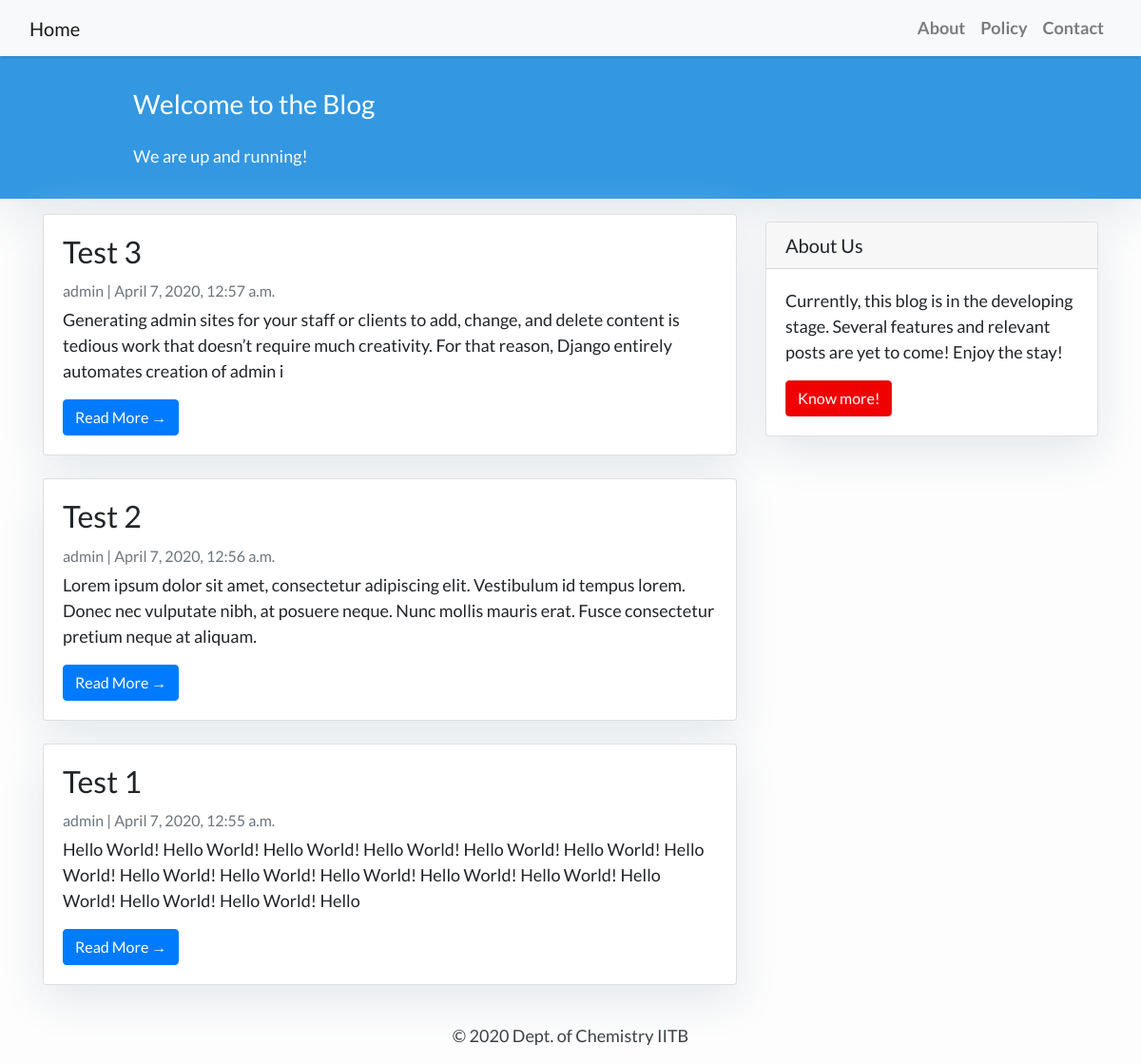
Before: /feed/ with the older database file.
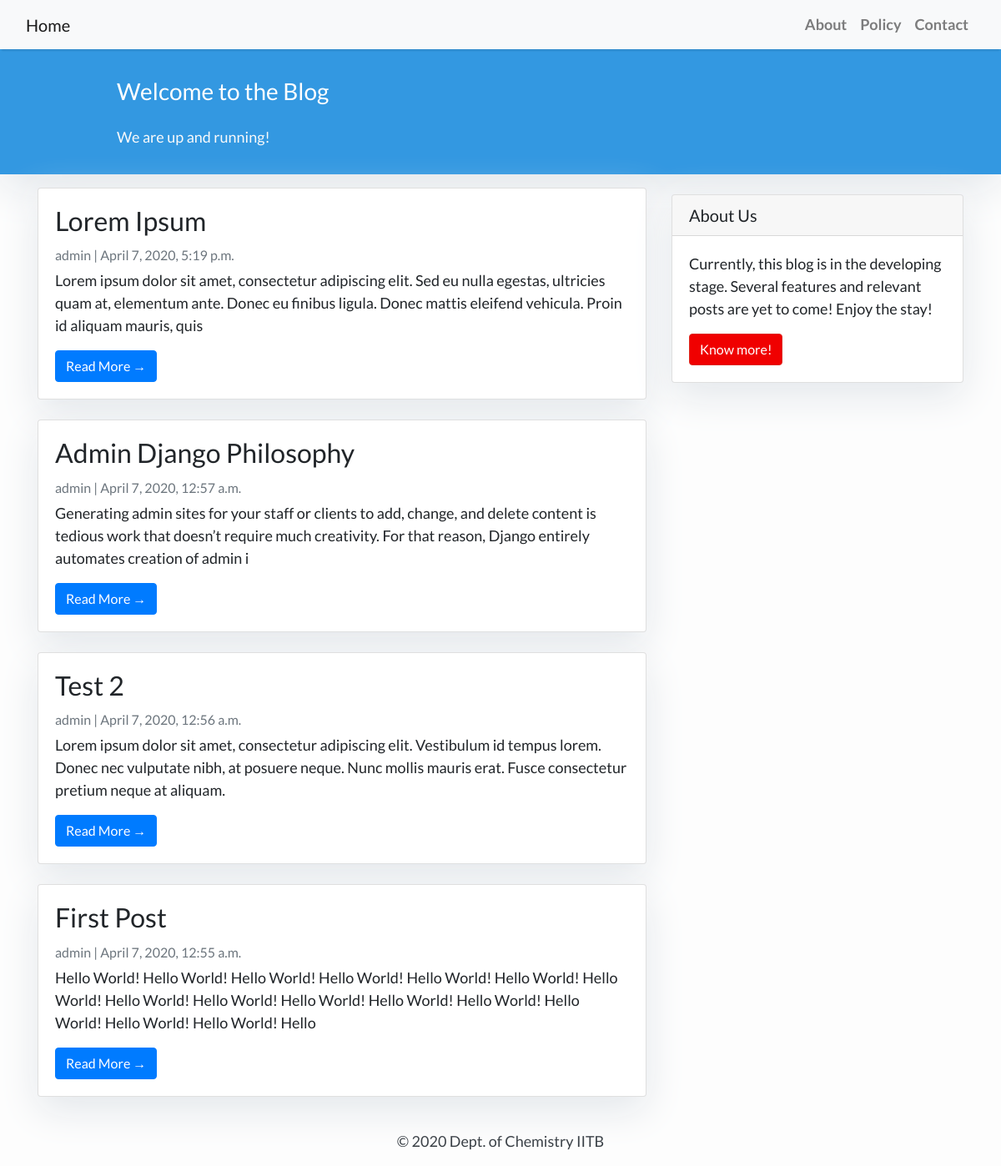
After: the same page with the newer database file.
### feed/models.py (models this page shows, shortened)
class Post(models.Model):
    title = models.CharField(max_length=200, unique=True)
    slug = models.SlugField(max_length=50, unique=True)
    author = models.ForeignKey(settings.AUTH_USER_MODEL, on_delete=models.CASCADE)
    content = models.TextField()
    published_date = models.DateTimeField(default=timezone.now)

### feed/views.py (the view)
# urls.py: path('', views.PostList.as_view(), name='home'),
class PostList(generic.ListView):
    queryset = Post.objects.order_by('-published_date')
    template_name = 'feed/index.html'
    context_object_name = 'post_list'

### feed/templates/feed/index.html (shortened to what this page needs)
{% extends "feed/base.html" %}
{% block content %}
<header class="masthead">
    <div class="container">
        <div class="row">
            <div class=" col-md-8 col-md-10 mx-auto">
                <div class="site-heading">
                    <h3 class=" site-heading my-4 mt-3 text-white"> Welcome to the Blog </h3>
                    <p class="text-light">We are up and running! &nbsp
                    </p>
                </div>
            </div>
        </div>
    </div>
</header>
<div class="container">
    <div class="row">
        <div class="col-md-8 mt-3 left">
            {% for post in post_list %}
            <div class="card mb-4">
                <div class="card-body">
                    <h2 class="card-title">{{ post.title }}</h2>
                    <p class="card-text text-muted h6">{{ post.author }} | {{ post.published_date}} </p>
                    <p class="card-text">{{post.content|slice:":200" }}</p>
                    <a href="{% url 'post_detail' post.slug  %}" class="btn btn-primary">Read More &rarr;</a>
                </div>
            </div>
            {% endfor %}
        </div>
        {% block sidebar %} {% include 'feed/sidebar.html' %} {% endblock sidebar %}
    </div>
</div>
{%endblock%}

Changed rows visible on the page:
added Post: title "Lorem Ipsum", author "admin", published_date "April 7, 2020, 5:19 p.m.", content "Lorem ipsum dolor sit amet, consectetur adipiscing elit. Sed eu nulla egestas, ultricies quam at, elementum ante. Donec eu finibus ligula. Donec mattis eleifend vehicula. Proin id aliquam mauris, quis"
changed Post: title "Test 3" → "Admin Django Philosophy"
changed Post: title "Test 1" → "First Post"
